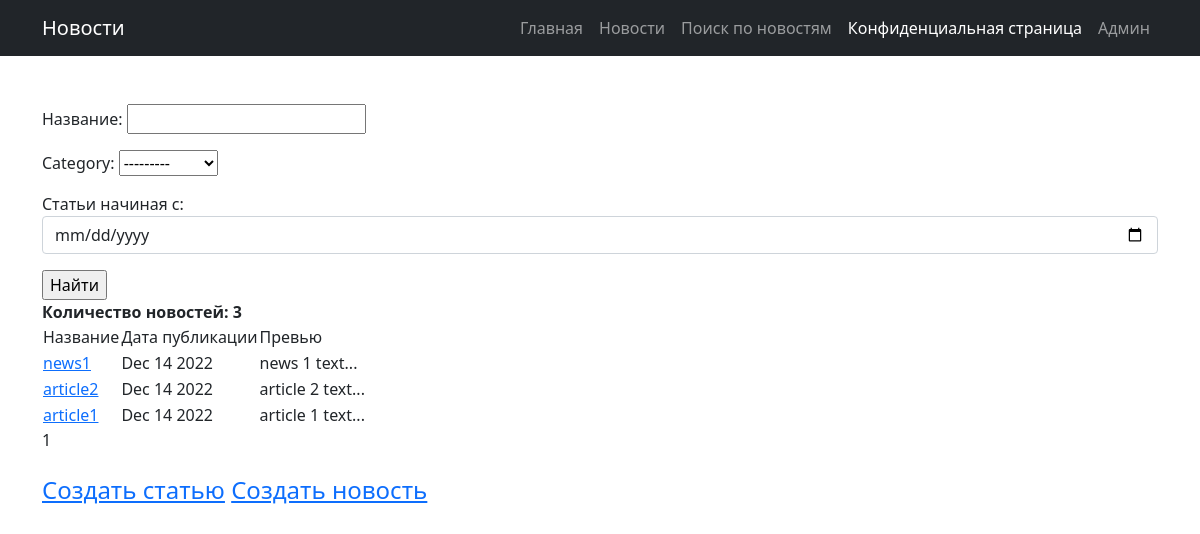
/post/search/, run on an earlier commit of the app's database.
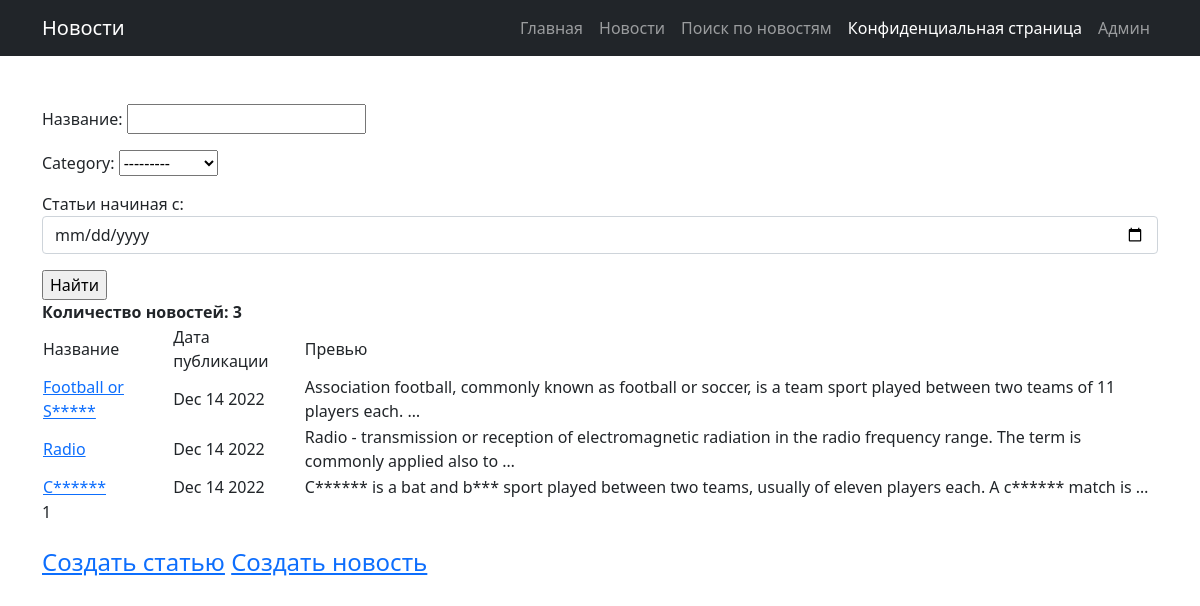
And on a later commit of the database.
### news/models.py (models this page shows, shortened)
class Post(models.Model):
    post_var = models.CharField(max_length = 8, choices = chois, default = articles)
    post_time = models.DateTimeField(auto_now_add = True)
    header = models.CharField(max_length = 64)
    text = models.TextField()
    post_rating = models.IntegerField(default = 0)
    author = models.ForeignKey('Author', on_delete = models.CASCADE)
    category = models.ManyToManyField('Category', through = 'PostCategory')

### news/views.py (the view)
# urls.py: path('search/', NewsList_Search.as_view()),
class NewsList_Search(ListView):
    model = Post
    ordering = '-post_time'
    template_name = 'news_search.html'
    context_object_name = 'news'
    paginate_by = 10
    def get_queryset(self):
        queryset = super().get_queryset()
        self.filterset = NewsFilter(self.request.GET, queryset)
        return self.filterset.qs
    def get_context_data(self, **kwargs):
        context = super().get_context_data(**kwargs)
        context['news_count'] = Post.objects.count()
        context['filterset'] = self.filterset
        return context

### news/templatetags/custom_filters.py (called while the page is built)
@register.filter()
def censor(value):
    censor_list = ('cricket', 'ball', 'soccer')
    value = value.split()
    cens_value = ''
    for val in value:
        if val.lower() not in censor_list:
            cens_value = cens_value + val + ' '
        else:
            cens_value = cens_value + val.replace(val[1::], '*'*(len(val)-1)) + ' '
    return f'{cens_value}'

### templates/news_search.html (shortened to what this page needs)
{% extends 'flatpages/default.html' %}
{% load custom_filters %}
{% load custom_tags %}
{% block title_navbar %}
Новости
{% endblock title_navbar %}
{% block content %}
    <form action="" method="get">
        {{ filterset.form.as_p }}
        <input type="submit" value="Найти" />
    </form>
    {% if news %}
    <b>Количество новостей: {{ news_count }}</b>
        <table>
            <tr>
                <td>Название </td>
                <td>Дата публикации </td>
                <td>Превью</td>
            </tr>
            {% for new in news %}
            <tr>
                <td><a href=http://127.0.0.1:8000/post/{{ new.post_var }}/{{ new.pk }}>{{ new.header|censor }}</a></td>
                <td>{{ new.post_time|date:'M d Y' }}</td>
                <td>{{ new.text|truncatewords:20|censor}}</td>
            </tr>
            {% endfor %}
        </table>
   {% else %}
       <h3>Новостей нет!</h3>
   {% endif %}
   {{ page_obj.number }}
   <br><br>
   <h4><a href=http://127.0.0.1:8000/post/articles/create>Создать статью</a>
   <a href=http://127.0.0.1:8000/post/news/create>Создать новость</a></h4>
{% endblock content %}

What changed in the data, as far as the page shows it:
changed Post: header|censor "news1" → "Football or S*****"; text|censor "news 1 text..." → "Association football, commonly known as football or soccer, is a team sport played between two teams of 11 players each. …"
changed Post: header|censor "article2" → "Radio"; text|censor "article 2 text..." → "Radio - transmission or reception of electromagnetic radiation in the radio frequency range. The term is commonly applied also to …"
changed Post: header|censor "article1" → "C******"; text|censor "article 1 text..." → "C****** is a bat and b*** sport played between two teams, usually of eleven players each. A c****** match is …"
